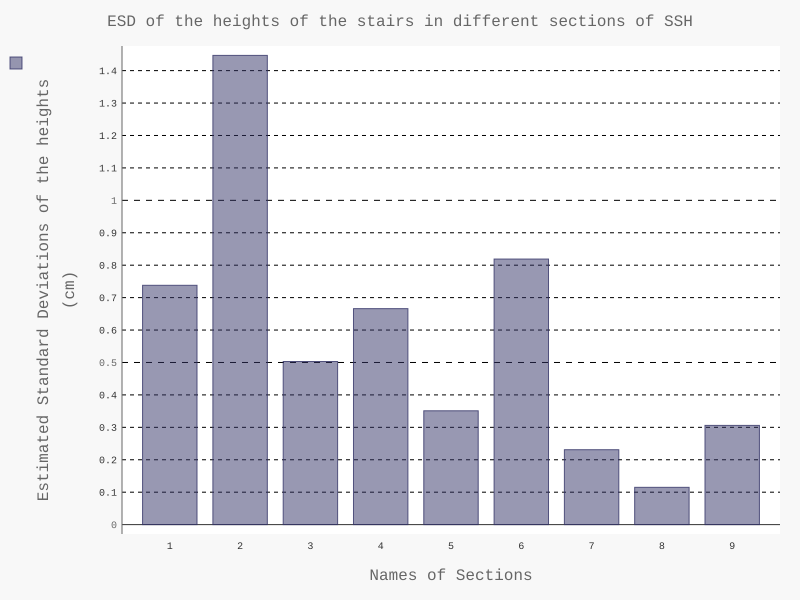

Generate this figure with Python:
import stairs_sub
import pygal
from pygal.style import LightColorizedStyle as LCS, LightenStyle as LS
my_style = LS('#333366', base_style=LCS)
number_of_section = int(input("plz enter the number of the sections of the stairs:"))
section_names = []
ESDs = []
index = 0
while index < number_of_section:
  fileobject = open(input("plz enter the name of the file:")+".txt", "r")
  filetext = fileobject.readline().strip()
  data_set = []
  while filetext:
    data_set.append(filetext)
    filetext = fileobject.readline().strip()
  
  stairs = stairs_sub.Stairs(input("plz enter the name of the section:"))
  Estimated_SD = stairs.estimated_standard_deviation(data_set)
  section_names.append(stairs.section_label())
  ESDs.append(Estimated_SD)
  fileobject.close()
  index += 1

print(ESDs)
section_naming = ['bottom set of stairs south side', 'south side middle', 'south side top', 'north side bottom set of stairs', 'northside middle set of stairs', 'north side of top set of stairs', 'south of north  set of stairs measured middle', 'south of north  set of stairs measured top', 'south of previous set of stairs']
bits = []
url='https://docs.google.com/document/d/1iC6M47Ul6TJnyj0I7pOl5xQo3Bp8EM4ZpWwGjBiMRw8/edit?usp=sharing'
for i in range(number_of_section):
  bit = {'value':ESDs[i], 'label':section_naming[i], 'xlink':url}
  bits.append(bit)
hist = pygal.Bar(fill=True, style=my_style)
hist.title = "ESD of the heights of the stairs in different sections of SSH"
hist.x_labels = section_names
hist.x_title = "Names of Sections"
hist.y_title = "Estimated Standard Deviations of the heights (cm)"
hist.add("", bits)
hist.render_to_file("Stairs_ESD_visual.svg")
